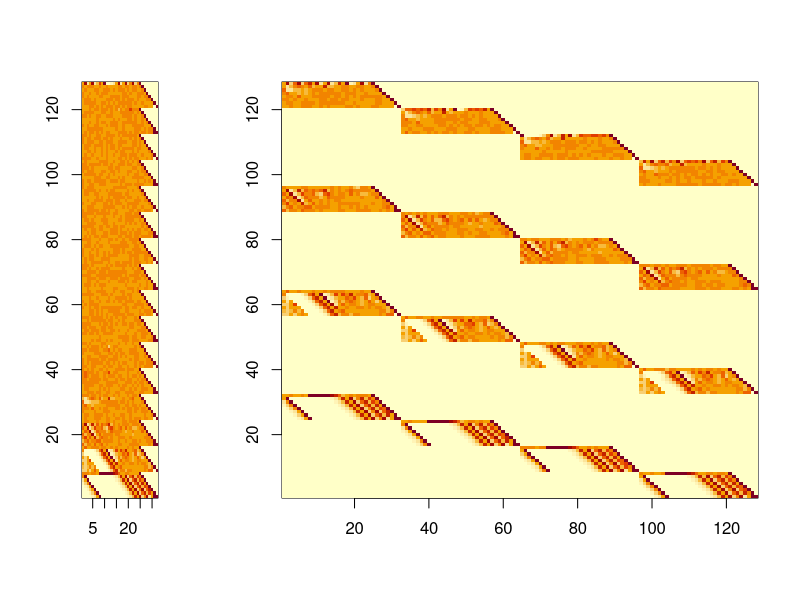

This figure's R source:

draw.matrix <- function(M) {
  # default args require transpose: col, row => x, y
  image(1:ncol(M), 1:nrow(M), t(M)[, nrow(M):1], xlab="", ylab="")
}

fnv.32 <- as.matrix(read.table("data/fnv_32.txt", header=FALSE))
fnv.mw <- as.matrix(read.table("data/fnv_mw.txt", header=FALSE))

png(filename="data/fnv_32vMW.png", width=720, height=480)
nf <- layout(matrix(c(1,2), 1, 2), widths=c(1,3), heights=c(1,1))

draw.matrix(fnv.32)
draw.matrix(fnv.mw)
dev.off()
